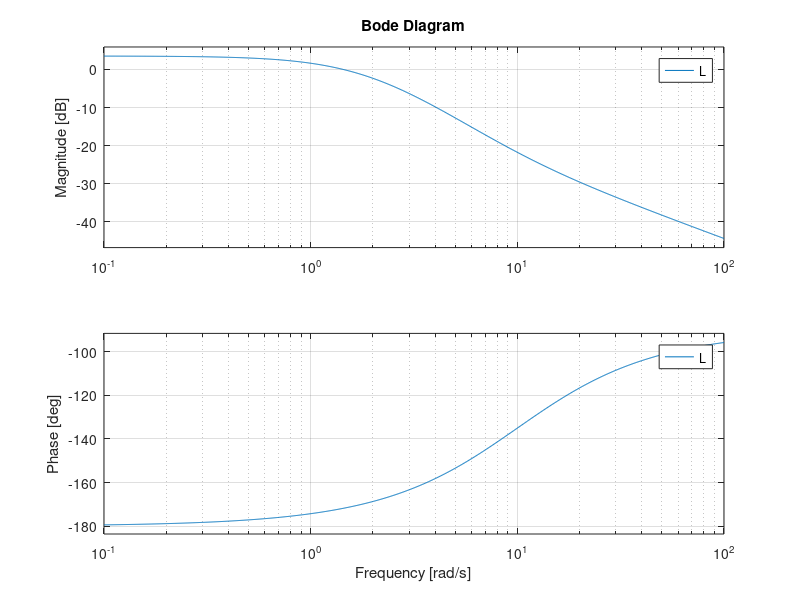
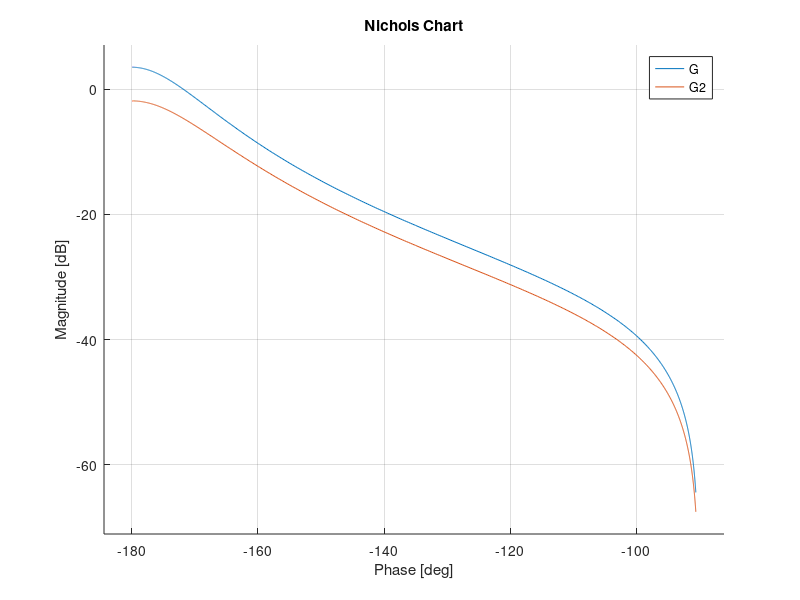

Write MATLAB code to recreate these figures, in order. (Note: this script raises an error after producing the figures.)
clc
clear all
close all

mu_c =6.0;
mu_alfa = 4.0;

%% LTI system

s = tf('s');

G = mu_c / ( s^2 -mu_alfa);

G2 = [mu_c/( s^2 - mu_alfa)  s*mu_c/(s^2-mu_alfa)];

num = [mu_c];
den = [1 0 -mu_alfa];
G1 = tf(num, den);

%zpk

% Space-State representation 
% EXAMPLE: x'' = u, y=x
A= [0 1
    0 0];
B= [0; 1];
C = [1 0];
D = 0;

sys = ss(A, B, C, D);


% LV1dof th'' = mu_alfa * th + mu_c * delta
% x = th
% u = delta
% x' =        0 * x + 1 * x' +    0 * u
% x'' = mu_alfa * x + 0 * x' + mu_c * u
% y = x


A= [0 1
    mu_alfa 0];
B= [0; mu_c];
C = [1 0];
D = 0;

sys_LV = ss(A,B,C,D);
sys_LV.StateName = {'th', 'thdot'};
sys_LV.InputName = {'delta'};
sys_LV.OutputName = {'th_{meas}'};

G_LV = tf(sys_LV);

% Controller

Kp = 1;
Kd = 0.1;


G_ctrl = Kp + s * Kd;


% Open_Loop

L = G_LV * G_ctrl;



%% Frequency-Domain tools


% Display the bode plot
figure()
bode(L)


%figure()
%nyquistplot(L)

figure()
hold on
nichols(L)


num = [mu_c * 0.7];
den = [1 0 -mu_alfa*1.3];
G_LV2 = tf(num,den);

L2 = G_LV2 * G_ctrl;

nichols(L2)
legend('G','G2')
hold on

G_ctrl3 = (Kp + s*Kd) * 2;


L4 = G_LV *G_ctrl_rob;
L3 = G_LV2 * G_ctrl3;

nichols(L3)
legend('G_nom, K_nom','G2, K_nom','G_2_robust')
